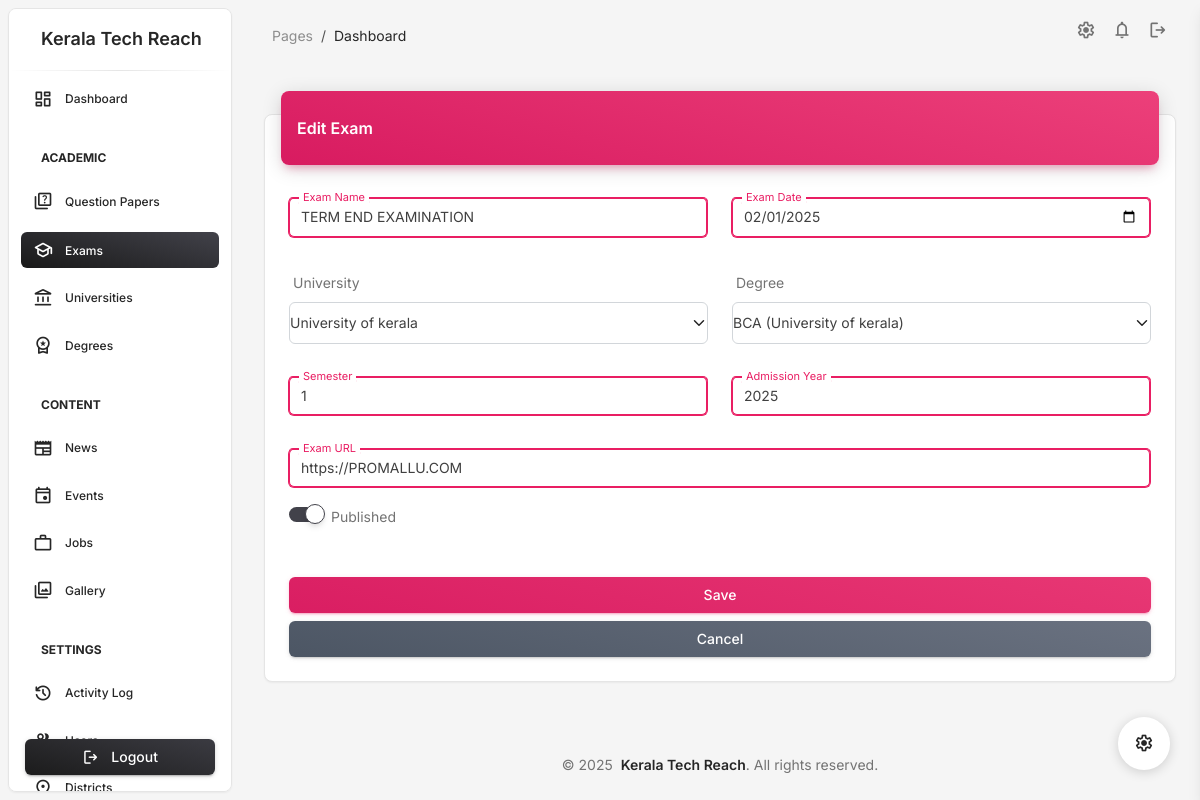
The page /admindashboard/exams/1/edit/ (signed in) on the database as committed earlier.
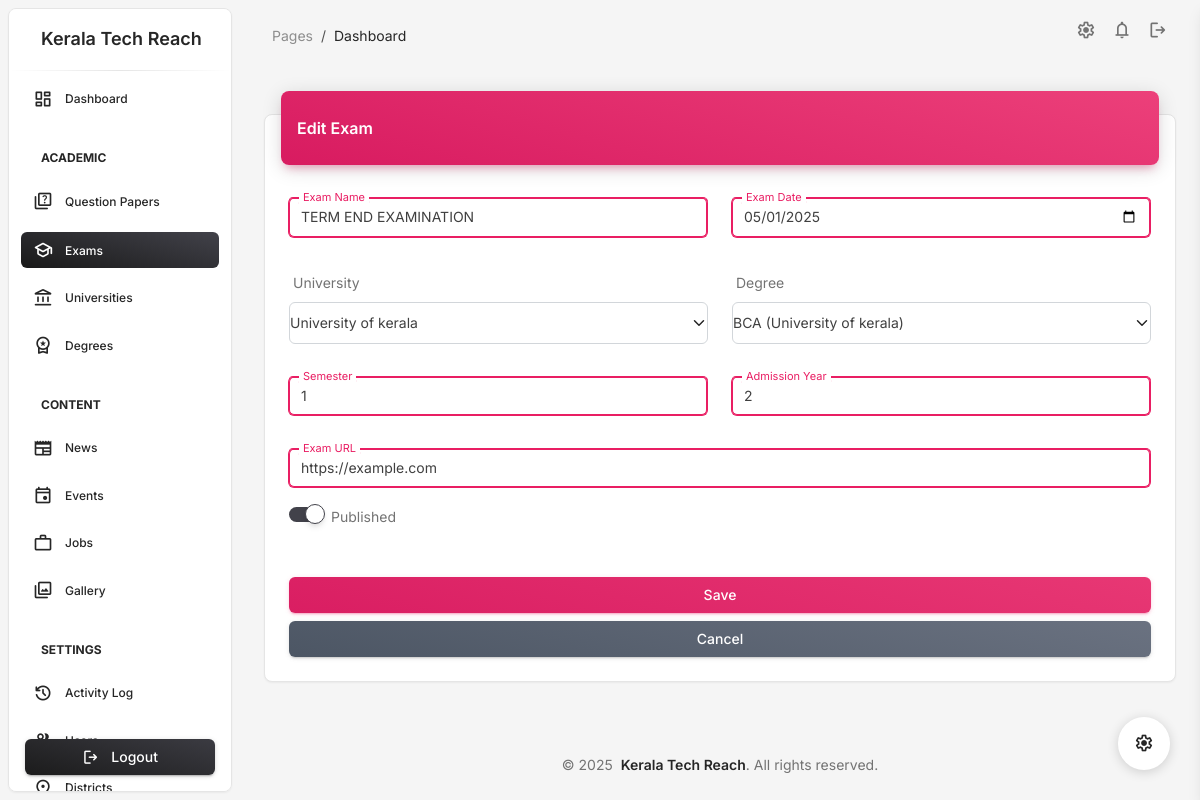
The same page on the database as committed later.
### admindashboard/models.py (models this page shows)
class Exam(models.Model):
    exam_name = models.CharField(max_length=255)
    exam_date = models.DateField()
    exam_url = models.URLField()
    degree_name = models.ForeignKey(Degree, on_delete=models.CASCADE)
    semester = models.CharField(max_length=10)
    admission_year = models.PositiveIntegerField()
    university = models.ForeignKey(University, on_delete=models.CASCADE)
    updated_at = models.DateTimeField(auto_now=True)
    is_published = models.BooleanField(default=False)
    created_by = models.ForeignKey('UserProfile', on_delete=models.CASCADE)

### admindashboard/views/academic.py (the view)
# urls.py: path('exams/<int:pk>/edit/', exam_edit, name='exam_edit'),
@login_required
def exam_edit(request, pk):
    exam = get_object_or_404(Exam, pk=pk)
    if request.method == 'POST':
        form = ExamForm(request.POST, instance=exam)
        if form.is_valid():
            form.save()
            log_activity(
                user=request.user,
                action="Updated exam",
                details=f"Updated exam: {exam.exam_name}",
                request=request
            )
            messages.success(request, 'Exam updated successfully.')
            return redirect('admindashboard:exam_list')
    else:
        form = ExamForm(instance=exam)
    return render(request, 'admindashboard/exam/form.html', {
        'form': form,
        'title': 'Edit Exam'
    })

### admindashboard/forms.py
class ExamForm(forms.ModelForm):
    class Meta:
        model = Exam
        fields = ['exam_name', 'exam_date', 'exam_url', 'degree_name', 'semester',
                 'admission_year', 'university', 'is_published']
        widgets = {
            'exam_name': forms.TextInput(attrs={'class': 'form-control'}),
            'exam_date': forms.DateInput(attrs={'class': 'form-control', 'type': 'date'}),
            'exam_url': forms.URLInput(attrs={'class': 'form-control'}),
            'semester': forms.TextInput(attrs={'class': 'form-control'}),
            'admission_year': forms.NumberInput(attrs={'class': 'form-control'}),
            'university': forms.Select(attrs={'class': 'form-select'}),
            'degree_name': forms.Select(attrs={'class': 'form-select'}),
            'is_published': forms.CheckboxInput(attrs={'class': 'form-check-input'}),
        }

### admindashboard/models.py (called while the page is built)
    def __str__(self):
        return self.name

    def __str__(self):
        return f"{self.name} ({self.university.name})"

### admindashboard/templates/admindashboard/exam/form.html (shortened to what this page needs)
{% extends 'admindashboard/base.html' %}
{% load static %}
{% block content %}
<div class="container-fluid py-4">
    <div class="row">
        <div class="col-12">
            <div class="card my-4">
                <div class="card-header p-0 position-relative mt-n4 mx-3 z-index-2">
                    <div class="bg-gradient-primary shadow-primary border-radius-lg pt-4 pb-3">
                        <h6 class="text-white text-capitalize ps-3">{{ title }}</h6>
                    </div>
                </div>
                <div class="card-body px-4 pb-2">
                    <form method="post">
                        <div class="row">
                            <div class="col-md-6">
                                <div class="input-group input-group-outline my-3">
                                    <label class="form-label">Exam Name</label>
                                    {{ form.exam_name }}
                                </div>
                            </div>
                            <div class="col-md-6">
                                <div class="input-group input-group-outline my-3">
                                    <label class="form-label">Exam Date</label>
                                    {{ form.exam_date }}
                                </div>
                            </div>
                        </div>
                        <div class="row">
                            <div class="col-md-6">
                                <div class="my-3">
                                    <label class="form-label">University</label>
                                    {{ form.university }}
                                </div>
                            </div>
                            <div class="col-md-6">
                                <div class="my-3">
                                    <label class="form-label">Degree</label>
                                    {{ form.degree_name }}
                                </div>
                            </div>
                        </div>
                        <div class="row">
                            <div class="col-md-6">
                                <div class="input-group input-group-outline my-3">
                                    <label class="form-label">Semester</label>
                                    {{ form.semester }}
                                </div>
                            </div>
                            <div class="col-md-6">
                                <div class="input-group input-group-outline my-3">
                                    <label class="form-label">Admission Year</label>
                                    {{ form.admission_year }}
                                </div>
                            </div>
                        </div>
                        <div class="input-group input-group-outline my-3">
                            <label class="form-label">Exam URL</label>
                            {{ form.exam_url }}
                        </div>
                        <div class="form-check form-switch my-3">
                            {{ form.is_published }}
                            <label class="form-check-label" for="{{ form.is_published.id_for_label }}">
                                Published
                            </label>
                        </div>
                        <div class="text-center">
                            <button type="submit" class="btn bg-gradient-primary w-100 my-4 mb-2">Save</button>
                            <a href="{% url 'admindashboard:exam_list' %}" class="btn bg-gradient-secondary w-100">Cancel</a>
                        </div>
                    </form>
                </div>
            </div>
        </div>
    </div>
</div>
{% endblock %}

Rows that differ between the two databases and show on the page:
changed Exam "TERM END EXAMINATION": exam_date "02/01/2025" → "05/01/2025"; admission_year "2025" → "2"; exam_url "https://PROMALLU.COM" → "https://example.com"
